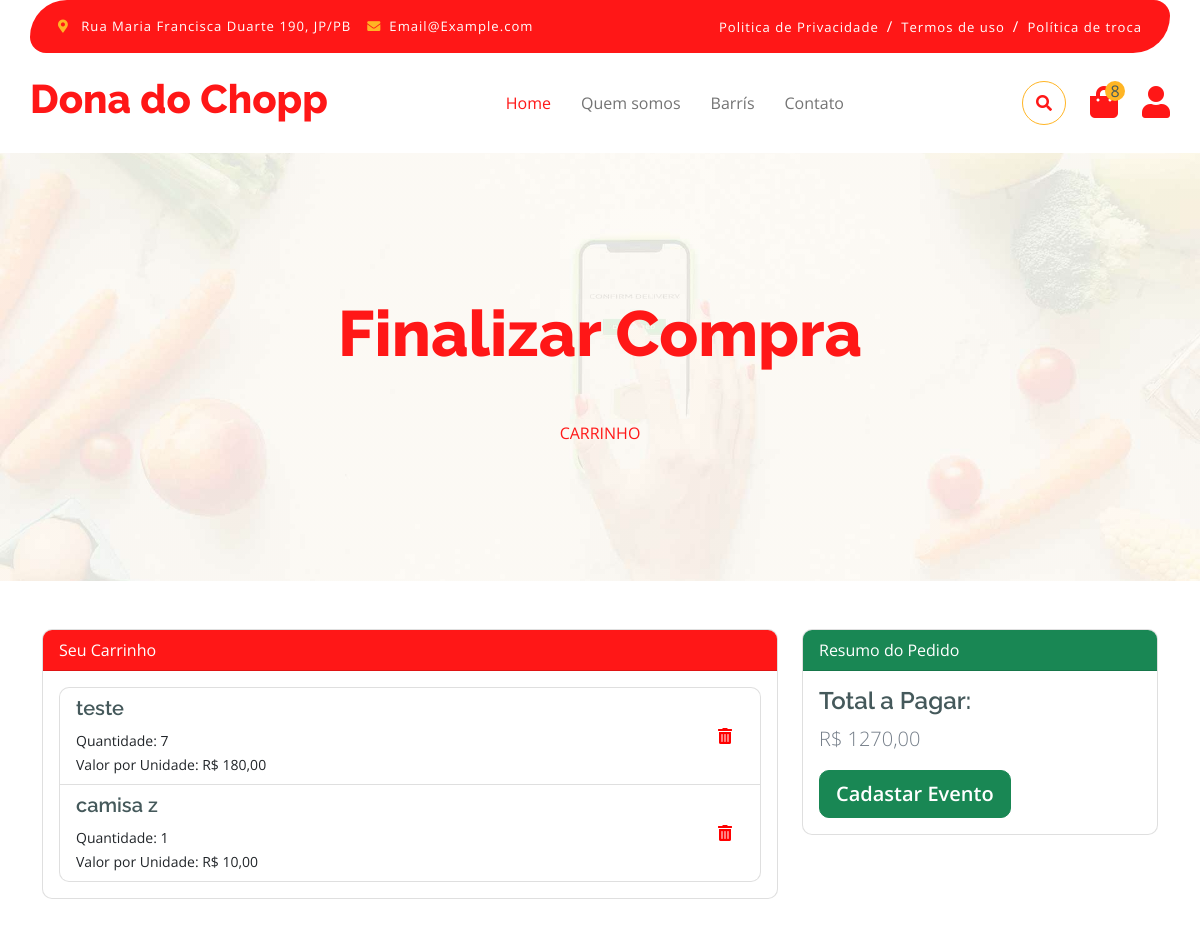
/carrinho/ (signed in), run on an earlier commit of the app's database.
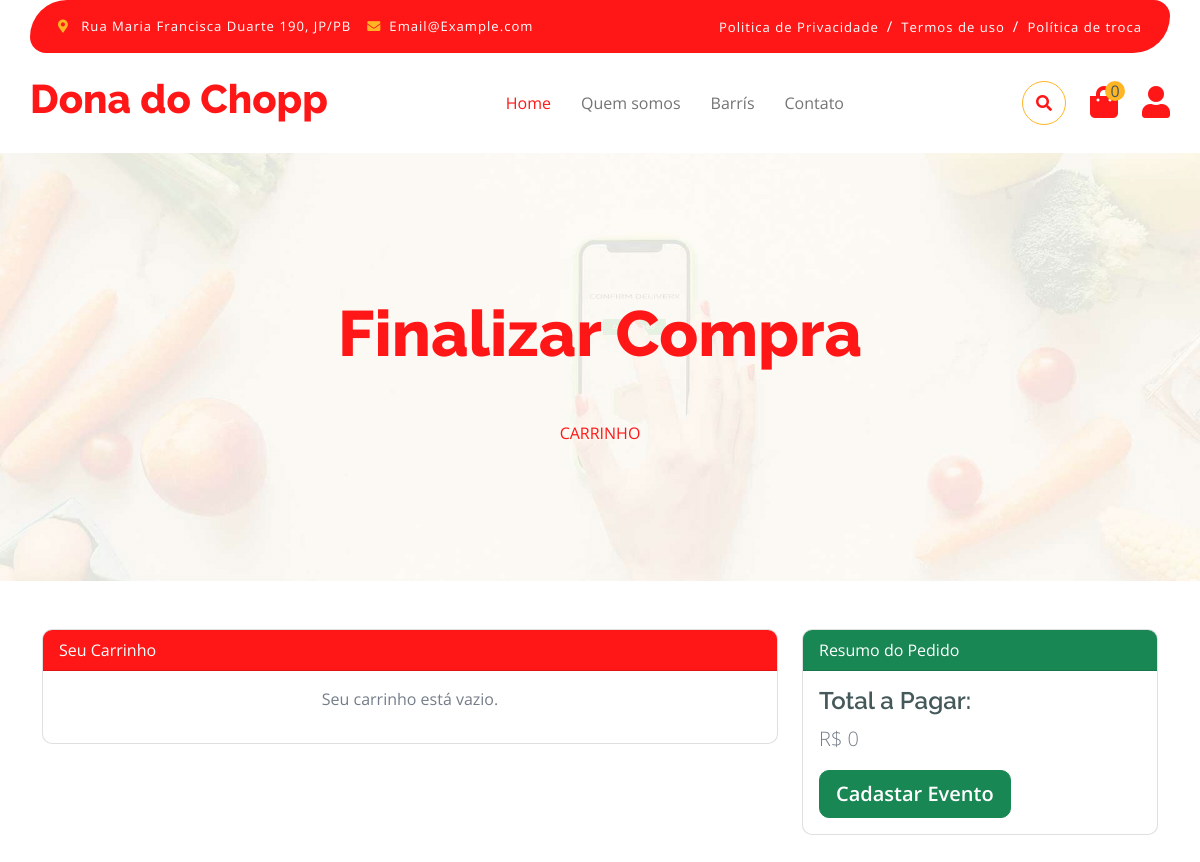
And on a later commit of the database.
### produto/models.py (models this page shows, shortened)
class Produto(models.Model):
    categoria = models.ForeignKey(Categoria, on_delete=models.CASCADE)
    nome = models.CharField(max_length=100)
    descricao = models.CharField(max_length=255, default='descreva a peça')
    disponivel = models.BooleanField(default=True)
    destaque = models.BooleanField(default=False)
    promo = models.BooleanField(default=False)
    premium = models.BooleanField(default=False)
    mais_vendido = models.BooleanField(default=False)
    valor = models.DecimalField(max_digits=10, decimal_places=2)  # Usar DecimalField é melhor para preços
    quantidade = models.PositiveIntegerField(blank=True, null=True, default=1)  # Litros devem ser um valor positivo
    imagem = models.ImageField(upload_to='produtos')
    tamanho = models.CharField(max_length=3)

### carrinho/views.py (the view)
# urls.py: path('carrinho/', pagina_carrinho, name='pagina_carrinho'),
@login_required
def pagina_carrinho(request):
    usuario = request.user.username
    user = Usuario.objects.get(username=usuario)
    carrinho = Carrinho.objects.filter(usuario=user).exclude(status='pago').last()
    if not carrinho:
        return render(request, 'cart.html', {'produtos': [], 'valor_total': 0, 'title': 'Carrinho'})
    itens = ItemCarrinho.objects.filter(carrinho=carrinho)
    produtos_no_carrinho = [(item.produto, item.quantidade) for item in itens]
    valor_total = sum(item.produto.valor * item.quantidade for item in itens)
    evento = Evento.objects.filter(usuario=user).exclude(status='pago').last()
    if evento:
        evento.carrinho = carrinho.id
        evento.valor = valor_total
        evento.save()
    context = {
        'carrinho': produtos_no_carrinho,
        'total': valor_total,
        'title': 'Carrinho',
        'evento': evento,
        'titulo':'carrinho',
        'quantidade':sum(item.quantidade for item in itens),
    }
    try:
        carrinho = carrinho.id
        evento_id = evento.id if evento else None
        pag, carrinho_id = gerar_pagamento(user.id, produtos_no_carrinho, evento_id, carrinho)
        context['link'] = pag
    except Exception as e:
        print(f"Erro ao gerar pagamento: {e}")
        context['link'] = '#'
    return render(request, 'cart.html', context)

### templates/cart.html (shortened to what the changed rows need)
{%extends 'base.html'%}
{% block 'content'%}
  {% include 'parciais/nav_bar.html'%}
    <div class="container-xxl py-5 bg-dark hero-header mb-5">
        <div class="container text-center my-5 pt-5 pb-4">
            <h1 class="mb-5 display-3 text-primary">Finalizar Compra</h1>
        </div>
    </div>
            {% if evento and evento.status != 'Pago'%}
                <div class="container my-5">
                        <h5>Evento Cadastrado: </h5>
                        <ul>
                            <li>{{evento.tipo_evento}}</li>
                            <li><strong>{{evento.data_evento}} (Atenção para Data)</strong></li>
                            <li>{{evento.bairro}}</li>
                            <li>{{evento.endereco}}</li>
                            <li>{{evento.celular}}</li>
                        </ul>
                        <p>Cadastrar Um novo Evento ou Editar <a href="{% url 'cad-evento'%}">Click Aqui!!</a></p>
                    <div class="row">
                        <div class="col-lg-8">
                            <div class="card mb-4">
                                <div class="card-header bg-primary text-white">Seu Carrinho</div>
                                <div class="card-body">
                                    {% if carrinho %}
                                        <ul class="list-group" >
                                            {% for item, quantidade in carrinho %}
                                                <li class="list-group-item d-flex justify-content-between align-items-center">
                                                    <div class="d-flex align-items-center">
                                                        <div >
                                                            <h5>{{ item.nome }}</h5>
                                                            <small>Quantidade: {{ quantidade }}</small><br>
                                                            <small>Valor por Unidade: R$ {{ item.valor }}</small>
                                                        </div>
                                                    </div>
                                                    <form method="post" action="{% url 'remover_do_carrinho' produto_id=item.id %}" style="display: inline;">
                                                        {% csrf_token %}
                                                        <button type="submit" class="btn btn-link" style="border: none; background: none; cursor: pointer;">
                                                            <i class="fas fa-trash-alt" title="Remover item" style="color: red;"id="produtos"></i>
                                                        </button>
                                                    </form>
                                                </li>
                                            {% endfor %}
                                        </ul>
                                    {% else %}
                                        <p class="text-center">Seu carrinho está vazio.</p>
                                    {% endif %}
                                </div>
                            </div>
                        </div>
                        <div class="col-lg-4">
                            <div class="card">
                                <div class="card-header bg-success text-white">Resumo do Pedido</div>
                                <div class="card-body">
                                    <h4>Total a Pagar:</h4>
                                    <p class="lead">R$ {{ total }}</p>
                                     <a href="{{link}}" class="btn btn-success btn-lg btn-block" target="_blank"> Finalizar Compra</a>
                                </div>
                            </div>
                        </div>
                    </div>
                </div>
            {%else%}
                <div class="container my-5">
                    <div class="row">
                        <div class="col-lg-8">
                            <div class="card mb-4">
                                <div class="card-header bg-primary text-white">Seu Carrinho</div>
                                <div class="card-body">
                                    {% if carrinho %}
                                        <ul class="list-group" >
                                            {% for item, quantidade in carrinho %}
                                                <li class="list-group-item d-flex justify-content-between align-items-center">
                                                    <div class="d-flex align-items-center">
                                                        <div >
                                                            <h5>{{ item.nome }}</h5>
                                                            <small>Quantidade: {{ quantidade }}</small><br>
                                                            <small>Valor por Unidade: R$ {{ item.valor }}</small>
                                                        </div>
                                                    </div>
                                                    <form method="post" action="{% url 'remover_do_carrinho' produto_id=item.id %}" style="display: inline;">
                                                        <button type="submit" class="btn btn-link" style="border: none; background: none; cursor: pointer;">
                                                            <i class="fas fa-trash-alt" title="Remover item" style="color: red;"id="produtos"></i>
                                                        </button>
                                                    </form>
                                                </li>
                                            {% endfor %}
                                        </ul>
                                    {% else %}
                                        <p class="text-center">Seu carrinho está vazio.</p>
                                    {% endif %}
                                </div>
                            </div>
                        </div>
                        <div class="col-lg-4">
                            <div class="card">
                                <div class="card-header bg-success text-white">Resumo do Pedido</div>
                                <div class="card-body">
                                    <h4>Total a Pagar:</h4>
                                    <p class="lead">R$ {{ total }}</p>
                                    <button type="button" class="btn btn-success btn-lg btn-block" onclick="window.location.href='{% url "cad-evento" %}'">
                                       Cadastar Evento
                                    </button>
                                                                                                </div>
                            </div>
                        </div>
                    </div>
                </div>
            {%endif%}
{%endblock%}

What changed in the data, as far as the page shows it:
no longer on this page (row edited): Produto: nome "teste", quantidade "7", valor "180,00"
no longer on this page (row edited): Produto: nome "camisa z", quantidade "1", valor "10,00"
Also different on the page:
{{ quantidade }}: "8" → "0"
{{ total }}: "1270,00" → "0"
text now shown: "Seu carrinho está vazio."
